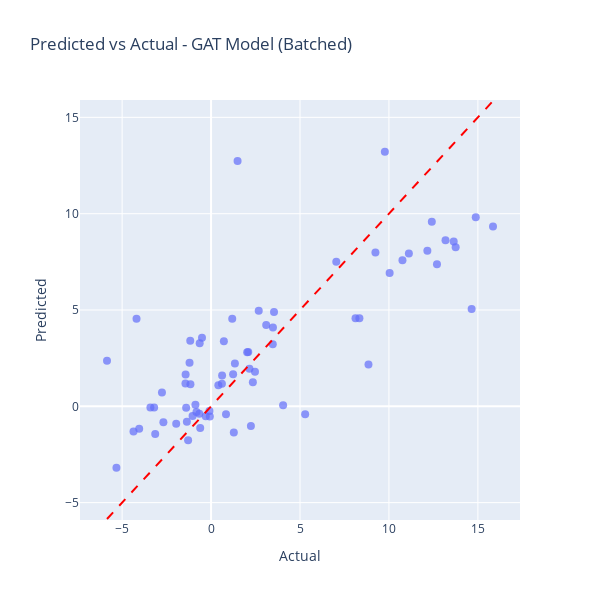

Notebook code for this chart:
### Code cell
eval_loader = DataLoader(graph_list, batch_size=32, shuffle=False)
plot_predictions_plotly(eval_loader, model, metadata_df=molecules_df)

### Figure 1 — Plotly figure (JSON) as saved in the notebook; plotly's stock layout.template omitted (floating-point values rounded to 4 significant figures; data arrays with more than 128 entries replaced by an {"elided": "..."} marker saying what was removed)
{"data": [{"customdata": {"elided": "70x4 mixed values"}, "hovertemplate": "Actual=%{x}<br>Predicted=%{y}<br>Inhibitor Name=%{customdata[0]}<extra></extra>", "legendgroup": "", "marker": {"color": "#636efa", "opacity": 0.7, "size": 8, "symbol": "circle"}, "mode": "markers", "name": "", "orientation": "v", "showlegend": false, "type": "scatter", "x": [5.29, 10.04, -0.51, 2.09, 3.54, 9.77, -1.36, -1.43, 3.48, -0.64, 2.03, 2.35, 7.04, 12.16, 10.76, 13.18, 13.64, -1.4, 1.49, 2.16, -2.68, 12.7, 0.72, 1.28, 14.65, 3.1, 3.47, 8.85, 14.88, 8.12, -1.04, 2.47, 8.34, 0.61, 0.84, -0.66, -1.96, 11.12, 1.24, 4.05, 0.41, -1.16, -0.3, -3.41, -1.44, 13.75, -3.2, -5.32, -3.14, -4.04, -1.29, 0.62, -0.07, -4.36, 1.34, -1.17, 12.41, -1.21, -0.61, 15.85, 9.24, -0.09, -0.82, -4.19, -2.76, 1.19, 2.68, -0.88, -5.85, 2.24], "xaxis": "x", "y": [-0.4175, 6.927, 3.56, 2.814, 4.899, 13.21, -0.7984, 1.655, 4.086, 3.28, 2.803, 1.251, 7.506, 8.078, 7.58, 8.617, 8.553, -0.07417, 12.73, 1.946, -0.8276, 7.375, 3.374, -1.357, 5.048, 4.221, 3.217, 2.166, 9.818, 4.578, -0.5079, 1.8, 4.569, 1.169, -0.4175, -0.3846, -0.9054, 7.931, 1.666, 0.05755, 1.091, 1.141, -0.5199, -0.06217, 1.188, 8.26, -0.06083, -3.185, -1.433, -1.16, -1.764, 1.594, -0.5268, -1.313, 2.228, 3.403, 9.584, 2.261, -1.127, 9.333, 7.979, -0.2431, -0.2936, 4.54, 0.7191, 4.54, 4.964, 0.08553, 2.371, -1.02], "yaxis": "y"}], "layout": {"height": 600, "legend": {"tracegroupgap": 0}, "shapes": [{"line": {"color": "red", "dash": "dash"}, "type": "line", "x0": -5.85, "x1": 15.85, "y0": -5.85, "y1": 15.85}], "showlegend": false, "title": {"text": "Predicted vs Actual - GAT Model (Batched)"}, "width": 600, "xaxis": {"anchor": "y", "domain": [0, 1], "title": {"text": "Actual"}}, "yaxis": {"anchor": "x", "domain": [0, 1], "title": {"text": "Predicted"}}}}
